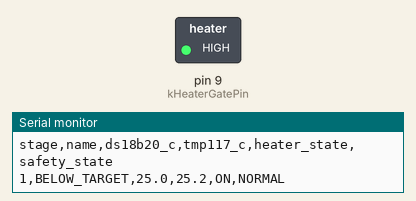
Bench run of a sketch on a simulated Arduino Uno, built with avr-gcc and run on an emulated ATmega328P. Shown: switched loads named in the sketch (green lamp = pin HIGH), the last lines printed to the serial monitor.

Above: at 2.0 s.
At 14.0 s:
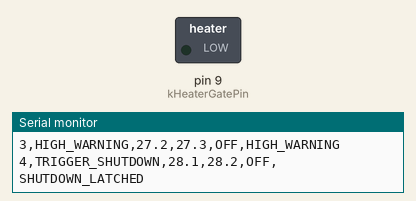
Timing chart, 0 to 36.4 s (numbered marks = the images above):
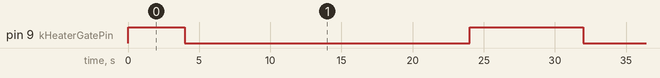

Measured:
- by itself, pin 9 (kHeaterGatePin): repeats every 28.0 s: LOW 20.0 s, HIGH 8.0 s

The sketch:

DualSensorSafetySimulation.ino
```cpp
namespace {

constexpr uint8_t kHeaterGatePin = 9;
constexpr uint32_t kStageDurationMs = 4000;
constexpr float kHeaterOnBelowC = 25.8F;
constexpr float kHeaterOffAboveC = 26.2F;
constexpr float kHighTemperatureWarningC = 27.0F;
constexpr float kHighTemperatureShutdownC = 28.0F;
constexpr float kShutdownRestartBelowC = 27.0F;

struct SimulationStage {
  float primaryC;
  float crossCheckC;
  const char *name;
};

const SimulationStage kStages[] = {
    {25.0F, 25.2F, "BELOW_TARGET"},
    {26.3F, 26.4F, "ABOVE_TARGET"},
    {27.2F, 27.3F, "HIGH_WARNING"},
    {28.1F, 28.2F, "TRIGGER_SHUTDOWN"},
    {27.5F, 27.4F, "LATCHED_COOLDOWN"},
    {26.8F, 26.9F, "LATCH_CLEARED"},
    {25.5F, 25.6F, "HEATING_RESTART"},
};

constexpr size_t kStageCount = sizeof(kStages) / sizeof(kStages[0]);
bool heaterEnabled = false;
bool shutdownLatched = false;
size_t lastReportedStage = kStageCount;

void setHeaterEnabled(bool enabled) {
  heaterEnabled = enabled;
  digitalWrite(kHeaterGatePin, heaterEnabled ? HIGH : LOW);
}

void updateControl(float primaryC, float crossCheckC) {
  const float highestC = max(primaryC, crossCheckC);

  if (highestC >= kHighTemperatureShutdownC) {
    shutdownLatched = true;
  } else if (shutdownLatched && primaryC < kShutdownRestartBelowC &&
             crossCheckC < kShutdownRestartBelowC) {
    shutdownLatched = false;
  }

  if (shutdownLatched) {
    setHeaterEnabled(false);
  } else if (primaryC <= kHeaterOnBelowC) {
    setHeaterEnabled(true);
  } else if (primaryC >= kHeaterOffAboveC) {
    setHeaterEnabled(false);
  }
}

const __FlashStringHelper *stateFor(float primaryC, float crossCheckC) {
  if (shutdownLatched) {
    return F("SHUTDOWN_LATCHED");
  }
  if (max(primaryC, crossCheckC) >= kHighTemperatureWarningC) {
    return F("HIGH_WARNING");
  }
  return F("NORMAL");
}

void reportStage(size_t stageIndex) {
  const SimulationStage &stage = kStages[stageIndex];
  updateControl(stage.primaryC, stage.crossCheckC);

  Serial.print(stageIndex + 1);
  Serial.print(',');
  Serial.print(stage.name);
  Serial.print(',');
  Serial.print(stage.primaryC, 1);
  Serial.print(',');
  Serial.print(stage.crossCheckC, 1);
  Serial.print(',');
  Serial.print(heaterEnabled ? F("ON,") : F("OFF,"));
  Serial.println(stateFor(stage.primaryC, stage.crossCheckC));
}

}  // namespace

void setup() {
  // Keep the output off before the simulation begins.
  digitalWrite(kHeaterGatePin, LOW);
  pinMode(kHeaterGatePin, OUTPUT);

  Serial.begin(115200);
  Serial.println(F("stage,name,ds18b20_c,tmp117_c,heater_state,safety_state"));
}

void loop() {
  const size_t stageIndex = (millis() / kStageDurationMs) % kStageCount;
  if (stageIndex != lastReportedStage) {
    lastReportedStage = stageIndex;
    reportStage(stageIndex);
  }
}
```
